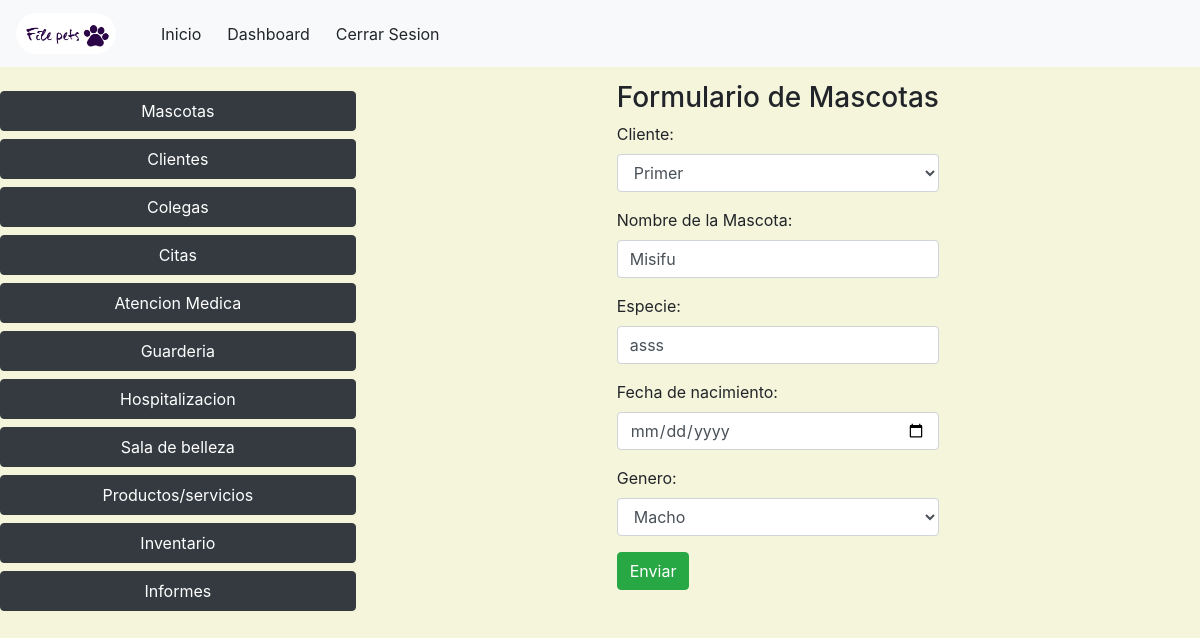
The page /actualizar/mascota/2 (signed in) on the database its author committed.
### veterinary/models.py (models this page shows, shortened)
class Pet(models.Model):
    client = models.ForeignKey(Client, on_delete= models.PROTECT)
    namePet = models.CharField(max_length=30,blank=False,null=False)
    species = models.CharField(max_length=30,blank=True,null=True)
    birthdate = models.DateField(blank=True,null=True)
    gender = models.CharField(max_length=6 , blank=False, null = False, default='Desconocido')

### veterinary/views.py (the view)
# urls.py: path("actualizar/mascota/<int:id>",views.updatePet,name='updatePet'),
@login_required(login_url='login')
def updatePet(request,id):
    pet = Pet.objects.get(id=id)
    if request.method == 'POST':
        form = PetForm(request.POST, instance=pet)
        if form.is_valid():
            form.save()
            return redirect(detailPet)
    else:
        form = PetForm(instance=pet)
    context= {'form':form}
    return render(request,'veterinary/registerPet.html',context)

### veterinary/forms.py
class PetForm(ModelForm):
    class Meta:
        model = Pet
        fields = '__all__'
        CHOICES = (('Macho', 'Macho'),('Hembra', 'Hembra'),)
        widgets = {
            'client': Select(attrs={'class':'form-control'}),
            'namePet':TextInput(attrs={'class':'form-control'}),
            'species':TextInput(attrs={'class':'form-control'}),
            'gender':Select(attrs={'class':'form-control'},choices= CHOICES ),
            'birthdate':DateInput(attrs={'class':'form-control','type':'date'}),
        }
        labels = {
            'client': 'Cliente',
            'namePet':'Nombre de la Mascota',
            'species':'Especie',
            'gender':'Genero',
            'birthdate':'Fecha de nacimiento'
        }

### veterinary/models.py (called while the page is built)
    def __str__(self):
        return self.name

### templates/veterinary/registerPet.html (shortened to what this page needs)
{% extends 'layout/base.html' %}
{% block 'style' %}
{% load static %}
<link rel="stylesheet" href="{% static 'css/estilo.css' %}">
{% endblock %}
{% block 'header' %}
{% include 'layout/partials/headerbase.html' %}
{% endblock %}
{% block 'content' %}
<div class="left-menu">
  <div class="caja1">
    {% include 'layout/partials/leftmenu.html' %}
  </div>
   <div class="caja3">
    <div>
      <h3> Formulario de Mascotas</h3>
      <form method="POST">
        {{form.as_p}}
        <input type="submit" value="Enviar" class="btn btn-success">
      </form>
    </div>
  </div>
{% endblock %}

### static/css/estilo.css (style rules this page uses)
.left-menu { display: flex; flex-wrap: wrap; width: 100vw; height: 92vh; justify-content: space-between; align-content: space-around; background-color: beige; }
.caja1 { margin-top: 10px; display: flex; flex-direction: column; height: 95%; flex-grow: 1; order: 1 ; }
.caja3 { display: flex; height: 95%; justify-content: center; flex-grow: 3; order: 2 ; width: max-content; }

### rows shown on the page
Pet: client "Primer", namePet "Misifu", species "asss", gender "Macho"
